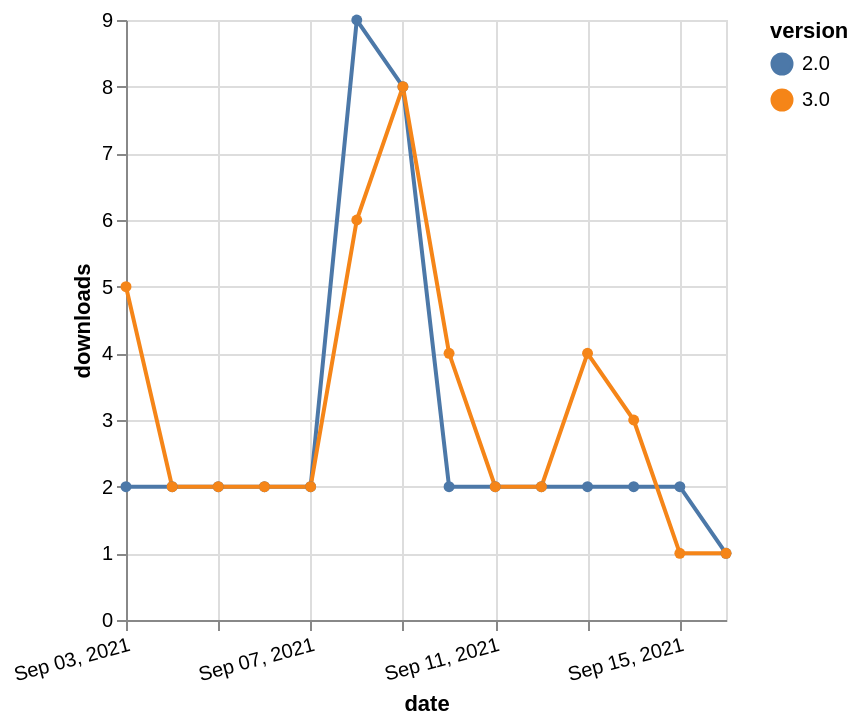

Write the Vega-Lite specification saved for this chart.
### Vega-Lite specification from a JSON file in a GitHub repository (floating-point values rounded to 4 significant figures)
{"$schema": "https://vega.github.io/schema/vega-lite/v5.json", "description": "A simple bar chart with embedded data.", "data": {"values": [{"date": "2021-09-03", "total": 6352, "delta": 2, "version": "2.0"}, {"date": "2021-09-04", "total": 6354, "delta": 2, "version": "2.0"}, {"date": "2021-09-05", "total": 6356, "delta": 2, "version": "2.0"}, {"date": "2021-09-06", "total": 6358, "delta": 2, "version": "2.0"}, {"date": "2021-09-07", "total": 6360, "delta": 2, "version": "2.0"}, {"date": "2021-09-08", "total": 6369, "delta": 9, "version": "2.0"}, {"date": "2021-09-09", "total": 6377, "delta": 8, "version": "2.0"}, {"date": "2021-09-10", "total": 6379, "delta": 2, "version": "2.0"}, {"date": "2021-09-11", "total": 6381, "delta": 2, "version": "2.0"}, {"date": "2021-09-12", "total": 6383, "delta": 2, "version": "2.0"}, {"date": "2021-09-13", "total": 6385, "delta": 2, "version": "2.0"}, {"date": "2021-09-14", "total": 6387, "delta": 2, "version": "2.0"}, {"date": "2021-09-15", "total": 6389, "delta": 2, "version": "2.0"}, {"date": "2021-09-16", "total": 6390, "delta": 1, "version": "2.0"}, {"date": "2021-09-03", "total": 2309, "delta": 5, "version": "3.0"}, {"date": "2021-09-04", "total": 2311, "delta": 2, "version": "3.0"}, {"date": "2021-09-05", "total": 2313, "delta": 2, "version": "3.0"}, {"date": "2021-09-06", "total": 2315, "delta": 2, "version": "3.0"}, {"date": "2021-09-07", "total": 2317, "delta": 2, "version": "3.0"}, {"date": "2021-09-08", "total": 2323, "delta": 6, "version": "3.0"}, {"date": "2021-09-09", "total": 2331, "delta": 8, "version": "3.0"}, {"date": "2021-09-10", "total": 2335, "delta": 4, "version": "3.0"}, {"date": "2021-09-11", "total": 2337, "delta": 2, "version": "3.0"}, {"date": "2021-09-12", "total": 2339, "delta": 2, "version": "3.0"}, {"date": "2021-09-13", "total": 2343, "delta": 4, "version": "3.0"}, {"date": "2021-09-14", "total": 2346, "delta": 3, "version": "3.0"}, {"date": "2021-09-15", "total": 2347, "delta": 1, "version": "3.0"}, {"date": "2021-09-16", "total": 2348, "delta": 1, "version": "3.0"}]}, "width": "container", "mark": {"type": "line", "point": {"filled": true}}, "encoding": {"x": {"field": "date", "type": "temporal", "timeUnit": "yearmonthdate", "title": "date", "axis": {"labelAngle": -15}}, "y": {"field": "delta", "type": "quantitative", "title": "downloads"}, "color": {"field": "version", "type": "nominal"}, "tooltip": {"field": "delta"}}}
